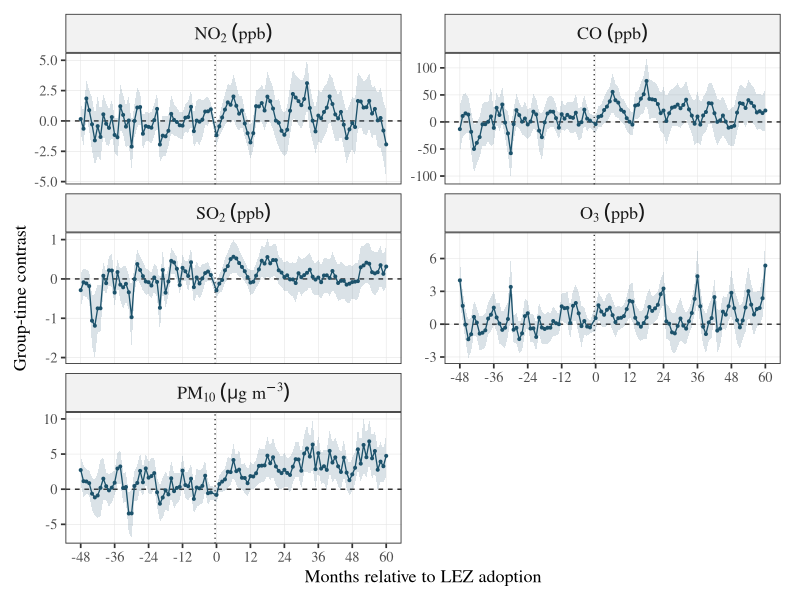
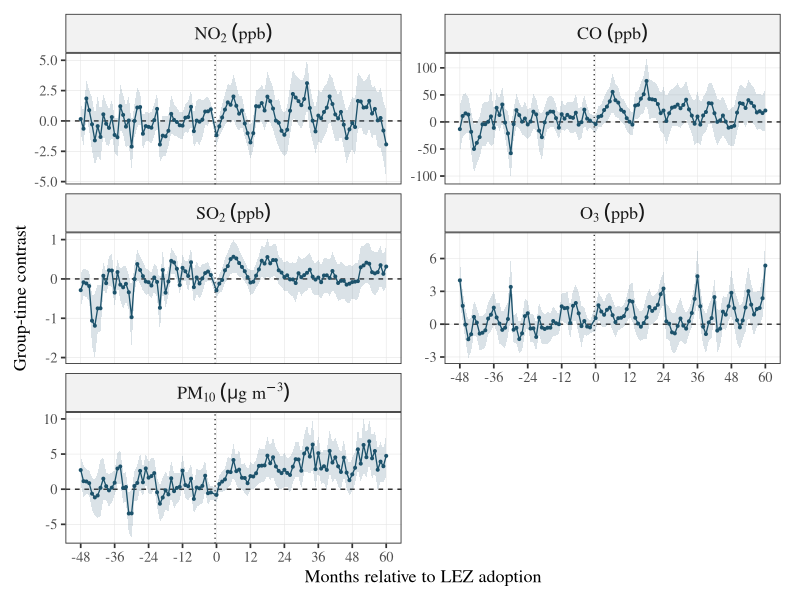
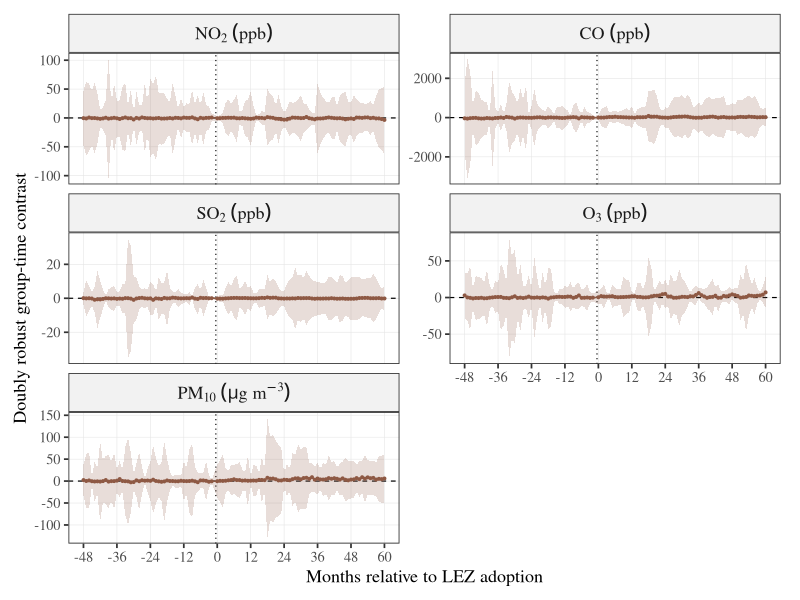
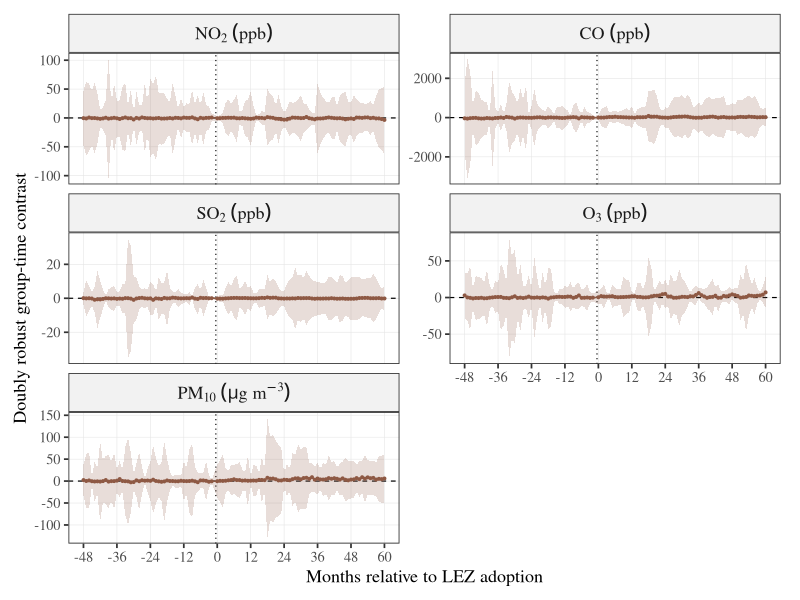
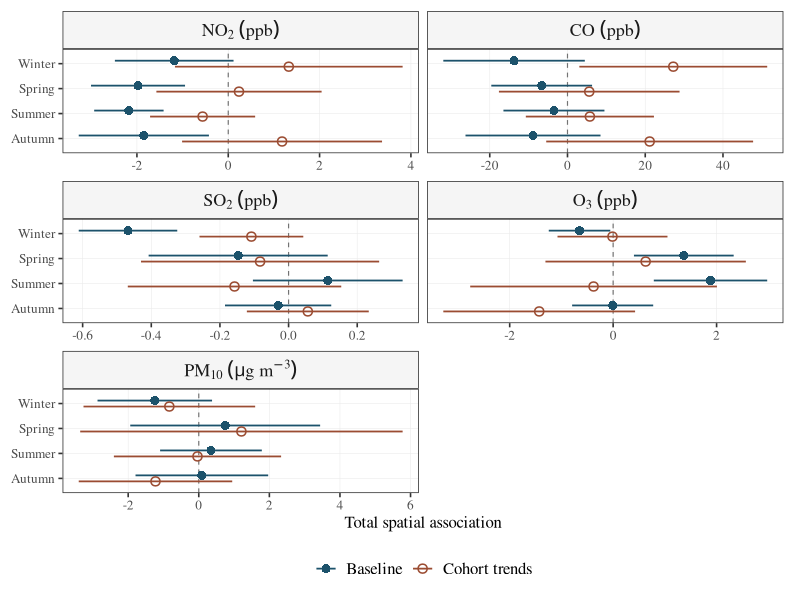
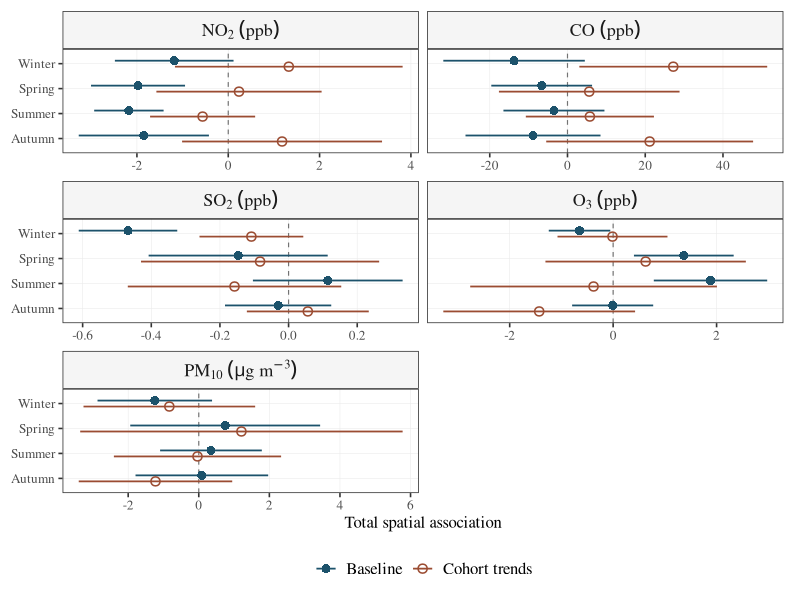

Here is the R script that generated these plots, in order:
#################################################
# 07. Parallel Trends and Seasonal Results Figures
#################################################

# Run after setting the working directory to the repository root.
# Outputs: Fig 2, Fig 3, Fig S1: PDF, PNG, and CSV

##### Packages
library(dplyr)
library(ggplot2)


#################################################
# Load Parallel Trends Results
#################################################

event = read.csv("result/_intermediate/event_dynamic.csv")

ys = c("NO2", "CO", "SO2", "O3", "PM10")

plot_y = setNames(
  c("NO[2]~(ppb)", "CO~(ppb)", "SO[2]~(ppb)", "O[3]~(ppb)", "PM[10]~(mu*g~m^{-3})"),
  ys
)


#################################################
# Figure Formatting
#################################################

theme_paper = theme_bw(base_size = 13, base_family = "serif") + theme(
  panel.grid.minor = element_blank(),
  panel.grid.major = element_line(linewidth = 0.2, colour = "grey90"), strip.background = element_rect(fill = "grey95"),
  strip.text = element_text(size = 13), axis.title = element_text(size = 13),
  legend.position = "bottom", plot.margin = margin(10, 14, 10, 10)
)

ep = event %>%
  filter(dataset == "dat12_24", estimator == "reg", event_month !=
    -1) %>%
  mutate(pollutant = factor(outcome, levels = ys, labels = plot_y))

p = ggplot(ep, aes(event_month, estimate)) +
  geom_hline(
    yintercept = 0, linetype = "dashed",
    linewidth = 0.4
  ) +
  geom_vline(xintercept = -0.5, linetype = "dotted", linewidth = 0.4) +
  geom_ribbon(aes(ymin = low, ymax = high), fill = "#4a7087", alpha = 0.2) +
  geom_line(colour = "#1c526b", linewidth = 0.45) +
  geom_point(
    colour = "#1c526b",
    size = 0.7
  ) +
  facet_wrap(~pollutant, ncol = 2, scales = "free_y", labeller = label_parsed) +
  scale_x_continuous(breaks = seq(-48, 60, 12)) +
  labs(
    x = "Months relative to LEZ adoption",
    y = "Group-time contrast"
  ) +
  theme_paper

ggsave("result/Fig 2.pdf", p, width = 6.5, height = 7.2)

ggsave("result/Fig 2.png", p, width = 6.5, height = 7.2, dpi = 320)

ep = event %>%
  filter(dataset == "dat12_24", estimator == "dr", event_month !=
    -1) %>%
  mutate(pollutant = factor(outcome, levels = ys, labels = plot_y))

p = ggplot(ep, aes(event_month, estimate)) +
  geom_hline(
    yintercept = 0, linetype = "dashed",
    linewidth = 0.4
  ) +
  geom_vline(xintercept = -0.5, linetype = "dotted", linewidth = 0.4) +
  geom_ribbon(aes(ymin = low, ymax = high), fill = "#8e5944", alpha = 0.2) +
  geom_line(colour = "#8e5944", linewidth = 0.45) +
  geom_point(
    colour = "#8e5944",
    size = 0.7
  ) +
  facet_wrap(~pollutant, ncol = 2, scales = "free_y", labeller = label_parsed) +
  scale_x_continuous(breaks = seq(-48, 60, 12)) +
  labs(
    x = "Months relative to LEZ adoption",
    y = "Doubly robust group-time contrast"
  ) +
  theme_paper

ggsave("result/Fig S1.pdf", p, width = 6.5, height = 7.2)

ggsave("result/Fig S1.png", p, width = 6.5, height = 7.2, dpi = 320)


#################################################
# Load Seasonal Spatial Effects
#################################################

imp = read.csv("result/_intermediate/inference_impacts.csv")

seasons = c("Winter", "Spring", "Summer", "Autumn")

ys = c("NO2", "CO", "SO2", "O3", "PM10")

labels = c("NO[2]~(ppb)", "CO~(ppb)", "SO[2]~(ppb)", "O[3]~(ppb)", "PM[10]~(mu*g~m^{-3})")


#################################################
# Compare Baseline and Cohort-Trend Models
#################################################

sp = imp %>%
  filter(covariance == "HAC12", component == "Total", specification %in%
    c(seasons, paste0("trend_", seasons))) %>%
  mutate(
    season = factor(sub(
      "^trend_",
      "", specification
    ), levels = rev(seasons)), model = factor(ifelse(startsWith(
      specification,
      "trend_"
    ), "Cohort trends", "Baseline"), levels = c("Baseline", "Cohort trends")),
    y_position = as.numeric(season) + ifelse(model == "Baseline", 0.12, -0.12),
    pollutant = factor(outcome, levels = ys, labels = labels)
  )

stopifnot(
  nrow(sp) == 40L, all(sp$periods == 39L), all(sp$units == 247L), all(is.finite(sp$estimate)),
  all(sp$low <= sp$high)
)

p = ggplot(sp, aes(estimate, y_position, colour = model, shape = model)) +
  geom_vline(
    xintercept = 0,
    linetype = "dashed", linewidth = 0.4, colour = "grey45"
  ) +
  geom_segment(aes(
    x = low,
    xend = high, yend = y_position
  ), linewidth = 0.6) +
  geom_point(
    size = 2.5,
    stroke = 0.8
  ) +
  facet_wrap(~pollutant, ncol = 2, scales = "free_x", labeller = label_parsed) +
  scale_y_continuous(breaks = 1:4, labels = rev(seasons), limits = c(0.6, 4.4)) +
  scale_colour_manual(values = c(Baseline = "#1c526b", `Cohort trends` = "#9b4c32")) +
  scale_shape_manual(values = c(Baseline = 16, `Cohort trends` = 1)) +
  labs(
    x = "Total spatial association",
    y = NULL, colour = NULL, shape = NULL
  ) +
  theme_bw(base_size = 12, base_family = "serif") +
  theme(
    panel.grid.minor = element_blank(), panel.grid.major = element_line(
      linewidth = 0.2,
      colour = "grey92"
    ), strip.background = element_rect(fill = "grey96"), strip.text = element_text(size = 13),
    legend.position = "bottom", legend.text = element_text(size = 12), plot.margin = margin(
      8,
      12, 8, 8
    )
  )

ggsave("result/Fig 3.pdf", p, width = 6.5, height = 6.5)

ggsave("result/Fig 3.png", p, width = 6.5, height = 6.5, dpi = 320)

write.csv(subset(event, dataset == "dat12_24" & estimator == "reg" & event_month !=
  -1), "result/Fig 2.csv", row.names = FALSE)

write.csv(subset(event, dataset == "dat12_24" & estimator == "dr" & event_month !=
  -1), "result/Fig S1.csv", row.names = FALSE)

write.csv(subset(imp, covariance == "HAC12" & component == "Total" & specification %in%
  c(seasons, paste0("trend_", seasons))), "result/Fig 3.csv", row.names = FALSE)
